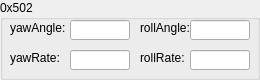
    <widget class="QGroupBox" name="groupBox502" >
     <property name="geometry" >
      <rect>
       <x>10</x>
       <y>360</y>
       <width>260</width>
       <height>80</height>
      </rect>
     </property>
     <property name="title" >
      <string>0x502</string>
     </property>
     <widget class="QLineEdit" name="yawAngle" >
      <property name="geometry" >
       <rect>
        <x>70</x>
        <y>20</y>
        <width>60</width>
        <height>20</height>
       </rect>
      </property>
      <property name="text" >
       <string/>
      </property>
      <property name="readOnly" >
       <bool>true</bool>
      </property>
     </widget>
     <widget class="QLabel" name="label_50" >
      <property name="geometry" >
       <rect>
        <x>10</x>
        <y>20</y>
        <width>70</width>
        <height>16</height>
       </rect>
      </property>
      <property name="text" >
       <string>yawAngle:</string>
      </property>
     </widget>
     <widget class="QLineEdit" name="rollAngle" >
      <property name="geometry" >
       <rect>
        <x>190</x>
        <y>20</y>
        <width>60</width>
        <height>20</height>
       </rect>
      </property>
      <property name="readOnly" >
       <bool>true</bool>
      </property>
     </widget>
     <widget class="QLabel" name="label_51" >
      <property name="geometry" >
       <rect>
        <x>140</x>
        <y>20</y>
        <width>50</width>
        <height>16</height>
       </rect>
      </property>
      <property name="text" >
       <string>rollAngle:</string>
      </property>
     </widget>
     <widget class="QLabel" name="label_52" >
      <property name="geometry" >
       <rect>
        <x>10</x>
        <y>50</y>
        <width>50</width>
        <height>16</height>
       </rect>
      </property>
      <property name="text" >
       <string>yawRate:</string>
      </property>
     </widget>
     <widget class="QLineEdit" name="yawRate" >
      <property name="geometry" >
       <rect>
        <x>70</x>
        <y>50</y>
        <width>60</width>
        <height>20</height>
       </rect>
      </property>
      <property name="readOnly" >
       <bool>true</bool>
      </property>
     </widget>
     <widget class="QLabel" name="label_53" >
      <property name="geometry" >
       <rect>
        <x>140</x>
        <y>50</y>
        <width>50</width>
        <height>16</height>
       </rect>
      </property>
      <property name="text" >
       <string>rollRate:</string>
      </property>
     </widget>
     <widget class="QLineEdit" name="rollRate" >
      <property name="geometry" >
       <rect>
        <x>190</x>
        <y>50</y>
        <width>60</width>
        <height>20</height>
       </rect>
      </property>
      <property name="readOnly" >
       <bool>true</bool>
      </property>
     </widget>
    </widget>
